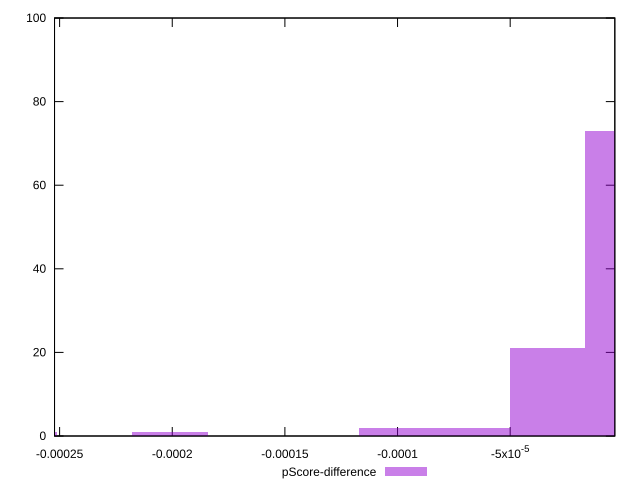

Here is the gnuplot script that generated this plot:
reset

$pScoreDifference <<EOF
0 73
-0.00003351007127356231 21
-0.00006702014254712462 2
-0.00010053021382068693 2
-0.0002680805701884985 1
-0.00020106042764137387 1
EOF

set key outside below
set boxwidth 0.00003351007127356231
set xrange [-0.0002522552767116881:-0.0000035502566861911333]
set yrange [0:100]
set trange [0:100]
set style fill transparent solid 0.5 noborder
set terminal svg size 640, 490 enhanced background rgb 'white'
set output "report_00025_2021-02-22T21:38:55.199Z/bootup-time/samples/pages+cached+noadtech+nomedia+nocss/pScore-difference/histogram.svg"

plot $pScoreDifference title "pScore-difference" with boxes

reset
